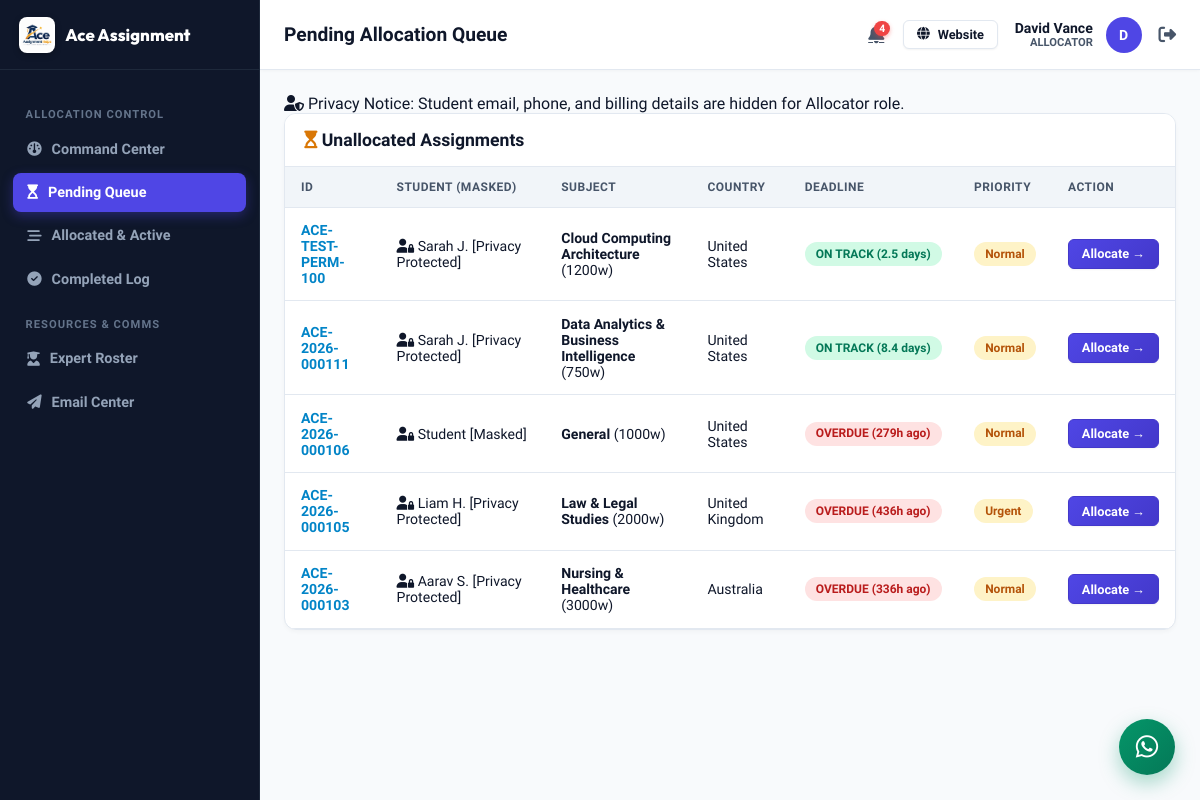
/allocator/pending.php (signed in), run on an earlier commit of the app's database.
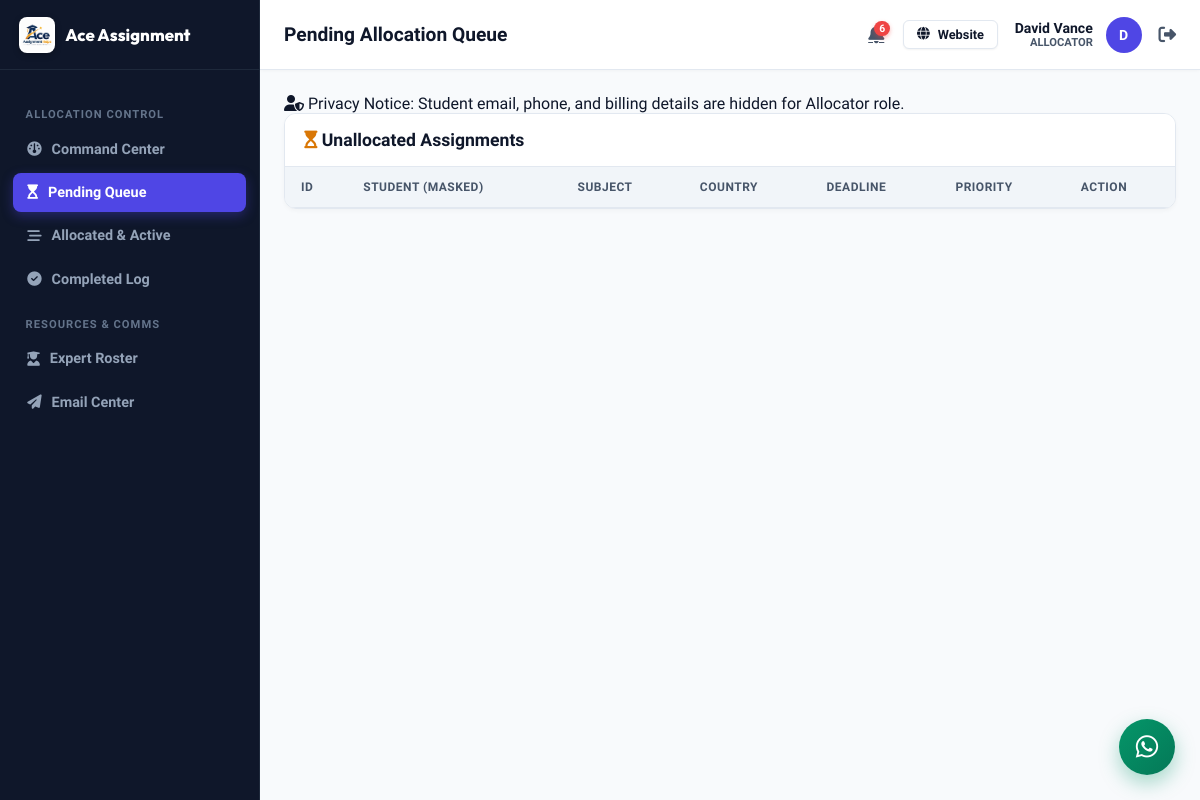
And on a later commit of the database.
### tables this page shows
CREATE TABLE `assignments` (
  `id` int NOT NULL AUTO_INCREMENT,
  `assignment_id` varchar(50) NOT NULL,
  `student_id` varchar(50) NOT NULL,
  `title` varchar(255) NOT NULL,
  `subject` varchar(100) NOT NULL,
  `assignment_type` varchar(100) DEFAULT NULL,
  `deadline` datetime DEFAULT NULL,
  `timezone` varchar(50) DEFAULT NULL,
  `word_count` int DEFAULT '250',
  `pages` int DEFAULT '1',
  `reference_style` varchar(50) DEFAULT NULL,
  `priority` varchar(50) DEFAULT 'Normal',
  `language` varchar(50) DEFAULT 'English (US)',
  `instructions` text,
  `currency` varchar(10) DEFAULT 'USD',
  `price` decimal(10,2) DEFAULT '0.00',
  `discount_code` varchar(50) DEFAULT NULL,
  `final_price` decimal(10,2) DEFAULT '0.00',
  `status` varchar(50) DEFAULT 'New',
  `allocator_id` varchar(50) DEFAULT NULL,
  `expert_id` varchar(50) DEFAULT NULL,
  `country` varchar(100) DEFAULT NULL,
  `university` varchar(255) DEFAULT NULL,
  `created_at` datetime DEFAULT CURRENT_TIMESTAMP,
  `updated_at` datetime DEFAULT CURRENT_TIMESTAMP ON UPDATE CURRENT_TIMESTAMP,
  `payment_status` varchar(50) DEFAULT 'Unpaid',
  `payment_plan` varchar(50) DEFAULT '100%',
  `paid_amount` decimal(10,2) DEFAULT '0.00',
  `remaining_balance` decimal(10,2) DEFAULT '0.00',
  `refund_reason` text,
  `revision_notes` text,
  PRIMARY KEY (`id`),
  UNIQUE KEY `assignment_id` (`assignment_id`)
);

CREATE TABLE `students` (
  `id` int NOT NULL AUTO_INCREMENT,
  `student_id` varchar(50) NOT NULL,
  `name` varchar(255) NOT NULL,
  `email` varchar(255) NOT NULL,
  `phone` varchar(100) DEFAULT NULL,
  `password` varchar(255) NOT NULL,
  `country` varchar(100) DEFAULT NULL,
  `university` varchar(255) DEFAULT NULL,
  `course` varchar(255) DEFAULT NULL,
  `status` varchar(50) DEFAULT 'Active',
  `created_at` datetime DEFAULT CURRENT_TIMESTAMP,
  PRIMARY KEY (`id`),
  UNIQUE KEY `student_id` (`student_id`),
  UNIQUE KEY `email` (`email`)
);

### includes/auth.php (called while the page is built, shortened)
<?php
require_once __DIR__ . '/db.php';
class Auth {
    public static function currentUser() {
        return $_SESSION['user'] ?? null;
    }
    public static function checkLoggedIn() {
        $user = self::currentUser();
        if ($user) {
            $table = ($user['role'] === 'Admin') ? 'admins' : (($user['role'] === 'Allocator') ? 'allocators' : (($user['role'] === 'Expert') ? 'experts' : 'students'));
            $idKey = ($user['role'] === 'Admin') ? 'admin_id' : (($user['role'] === 'Allocator') ? 'allocator_id' : (($user['role'] === 'Expert') ? 'expert_id' : 'student_id'));
            $record = DataStore::findOne($table, $idKey, $user['id']);
        }
    }
    public static function checkRole($allowedRoles = []) {
        self::checkLoggedIn();
    }
}

### includes/db.php (called while the page is built, shortened)
<?php
class DataStore {
    private static $pdo = null;
    private static $dbHost = 'database-1.c1o0ygcs2cex.ap-south-1.rds.amazonaws.com';
    private static $dbPort = 3306;
    private static $dbUser = 'admin';
    private static $dbPass = 'Marwal#1627';
    private static $dbName = 'aceassignmenthelp_db';
    public static function getPdo() {
        if (self::$pdo === null) {
            try {
                $dsn = "mysql:host=" . self::$dbHost . ";port=" . self::$dbPort . ";dbname=" . self::$dbName . ";charset=utf8mb4";
                self::$pdo = new PDO($dsn, self::$dbUser, self::$dbPass, [
                    PDO::ATTR_ERRMODE => PDO::ERRMODE_EXCEPTION,
                    PDO::ATTR_DEFAULT_FETCH_MODE => PDO::FETCH_ASSOC,
                    PDO::ATTR_EMULATE_PREPARES => false,
                    PDO::ATTR_TIMEOUT => 5
                ]);
            } catch (Throwable $e) {
                error_log("MySQL Connection Failed: " . $e->getMessage());
                self::$pdo = null;
                throw new Exception("Unable to connect to MySQL database: " . $e->getMessage());
            }
        }
        return self::$pdo;
    }
    private static function formatRecordFromDb($collectionName, $row) {
        if ($collectionName === 'notifications') {
            if (isset($row['notification_id'])) {
                $row['id'] = $row['notification_id'];
            }
            $row['is_read'] = (bool)($row['is_read'] ?? false);
        }
        return $row;
    }
    public static function getCollection($collectionName) {
        $pdo = self::getPdo();
        try {
            $stmt = $pdo->query("SELECT * FROM `$collectionName` ORDER BY id DESC");
            $rows = $stmt->fetchAll();
            $result = [];
            foreach ($rows as $row) {
                $result[] = self::formatRecordFromDb($collectionName, $row);
            }
            return $result;
        } catch (Throwable $e) {
            error_log("DataStore::getCollection error ($collectionName): " . $e->getMessage());
            return [];
        }
    }
    public static function findOne($collectionName, $key, $value) {
        $pdo = self::getPdo();
        try {
            $sqlKey = $key;
            $stmt = $pdo->prepare("SELECT * FROM `$collectionName` WHERE `$sqlKey` = ? LIMIT 1");
            $stmt->execute([$value]);
            $row = $stmt->fetch();
            if ($row) {
                return self::formatRecordFromDb($collectionName, $row);
            }
        } catch (Throwable $e) {
            error_log("DataStore::findOne error ($collectionName, $key): " . $e->getMessage());
        }
        return null;
    }
    public static function filter($collectionName, callable $callback) {
        $items = self::getCollection($collectionName);
        return array_values(array_filter($items, $callback));
    }
}

### includes/helpers.php (called while the page is built, shortened)
<?php
require_once __DIR__ . '/db.php';
function get_sla_status($deadline_str)
{
    $now = time();
    $deadline = strtotime($deadline_str);
    $diff_seconds = $deadline - $now;
    $hours_left = round($diff_seconds / 3600, 1);
    if ($diff_seconds <= 0) {
        return [
            'level' => 'overdue',
            'label' => 'OVERDUE (' . abs(round($hours_left)) . 'h ago)',
            'hours_left' => $hours_left,
            'badge_class' => 'sla-red-pulse'
        ];
    } else {
        return [
            'level' => 'green',
            'label' => 'ON TRACK (' . round($hours_left / 24, 1) . ' days)',
            'hours_left' => $hours_left,
            'badge_class' => 'sla-green'
        ];
    }
}
function mask_student_name($name)
{
    if (empty($name))
        return "Student [Masked]";
    $parts = explode(' ', trim($name));
    $first = $parts[0];
    $last_initial = isset($parts[1]) ? mb_substr($parts[1], 0, 1) . '.' : '';
    return $first . ' ' . $last_initial . ' [Privacy Protected]';
}
function get_user_notifications($user_id, $user_role)
{
    $all = DataStore::getCollection('notifications');
    $filtered = array_filter($all, function ($n) use ($user_id, $user_role) {
        $targetRole = $n['user_role'] ?? '';
        $targetUser = $n['user_id'] ?? '';
        if (!empty($targetUser)) {
            return ($targetUser === $user_id);
        }
        if ($targetRole === 'All')
            return true;
        if ($targetRole === $user_role)
            return true;
        if ($user_role === 'Admin')
            return true;
        return false;
    });
    usort($filtered, function ($a, $b) {
        return strtotime($b['created_at'] ?? '0') - strtotime($a['created_at'] ?? '0');
    });
    return array_values($filtered);
}
function get_unread_notifications_count($user_id, $user_role)
{
    $notifs = get_user_notifications($user_id, $user_role);
    $count = 0;
    foreach ($notifs as $n) {
        if (empty($n['is_read'])) {
            $count++;
        }
    }
    return $count;
}

### allocator/pending.php (the view, shortened to what the changed rows need)
<?php
require_once __DIR__ . '/../includes/auth.php';
Auth::checkRole('Allocator');
require_once __DIR__ . '/../includes/helpers.php';
include __DIR__ . '/../includes/portal_header.php';
$pending = DataStore::filter('assignments', function($a) {
    return in_array($a['status'], ['New', 'Pending Review', 'Confirmed']) || empty($a['expert_id']);
});
?>
<div class="table-card">
  <div class="table-responsive">
    <table class="data-table">
      <thead>
        <tr>
          <th>ID</th>
          <th>Student (Masked)</th>
          <th>Subject</th>
          <th>Country</th>
          <th>Deadline</th>
          <th>Priority</th>
          <th>Action</th>
        </tr>
      </thead>
      <tbody>
        <?php foreach ($pending as $asm):
          $student = DataStore::findOne('students', 'student_id', $asm['student_id']);
          $sla = get_sla_status($asm['deadline']);
        ?>
          <tr>
            <td><strong style="color:var(--secondary);"><?php echo htmlspecialchars($asm['assignment_id']); ?></strong></td>
            <td><i class="fa-solid fa-user-lock"></i> <?php echo htmlspecialchars(mask_student_name($student['name'] ?? '')); ?></td>
            <td><strong><?php echo htmlspecialchars($asm['subject']); ?></strong> (<?php echo $asm['word_count']; ?>w)</td>
            <td><?php echo htmlspecialchars($asm['country']); ?></td>
            <td><span class="badge <?php echo $sla['badge_class']; ?>"><?php echo $sla['label']; ?></span></td>
            <td><span class="badge badge-warning"><?php echo htmlspecialchars($asm['priority']); ?></span></td>
            <td>
              <a href="/allocator/assignment-detail.php?id=<?php echo urlencode($asm['assignment_id']); ?>" class="btn btn-primary btn-sm">
                Allocate &rarr;
              </a>
            </td>
          </tr>
        <?php endforeach; ?>
      </tbody>
    </table>
  </div>
</div>
</div>
</div>
</body>
</html>

### includes/portal_header.php (shortened to what the changed rows need)
<?php
require_once __DIR__ . '/auth.php';
require_once __DIR__ . '/helpers.php';
$currentUser = Auth::currentUser();
$userRole = $currentUser['role'];
?>
<!DOCTYPE html>
<html lang="en">
<head>
  <link rel="stylesheet" href="https://cdnjs.cloudflare.com/ajax/libs/font-awesome/6.4.0/css/all.min.css">
  <link rel="stylesheet" href="/assets/css/portal.css">
</head>
<body class="portal-body">
<div class="portal-wrapper">
  <div class="portal-main">
    <header class="portal-topbar">
      <div class="topbar-user">
        <?php $unreadNotifCount = function_exists('get_unread_notifications_count') ? get_unread_notifications_count($currentUser['id'], $userRole) : 0; ?>
        <a href="/<?php echo strtolower($userRole); ?>/notifications.php" style="position:relative; color:var(--text-muted); font-size:1.15rem; margin-right:6px; display:inline-flex; align-items:center;" title="Notifications (<?php echo $unreadNotifCount; ?> unread)">
          <?php if ($unreadNotifCount > 0): ?>
            <span style="position:absolute; top:-4px; right:-6px; background:#ef4444; color:#fff; font-size:0.65rem; font-weight:800; border-radius:10px; padding:1px 5px; min-width:14px; text-align:center; box-shadow:0 2px 4px rgba(239, 68, 68, 0.4);"><?php echo $unreadNotifCount; ?></span>
          <?php endif; ?>
        </a>
      </div>
    </header>
    <div class="portal-content">

What changed in the data, as far as the page shows it:
removed assignments: assignment "ACE-TEST-PERM-100", students.name "Sarah J. [Privacy Protected]", subject "Cloud Computing Architecture", word_count "1200", country "United States", deadline "ON TRACK (2.5 days)", priority "Normal"
removed assignments: assignment "ACE-2026-000111", students.name "Sarah J. [Privacy Protected]", subject "Data Analytics & Business Intelligence", word_count "750", country "United States", deadline "ON TRACK (8.4 days)", priority "Normal"
removed assignments: assignment "ACE-2026-000106", name "Student [Masked]", subject "General", word_count "1000", country "United States", deadline "OVERDUE (279h ago)", priority "Normal"
removed assignments: assignment "ACE-2026-000105", students.name "Liam H. [Privacy Protected]", subject "Law & Legal Studies", word_count "2000", country "United Kingdom", deadline "OVERDUE (436h ago)", priority "Urgent"
removed assignments: assignment "ACE-2026-000103", students.name "Aarav S. [Privacy Protected]", subject "Nursing & Healthcare", word_count "3000", country "Australia", deadline "OVERDUE (336h ago)", priority "Normal"
Also different on the page:
$unreadNotifCount: "4" → "6"
